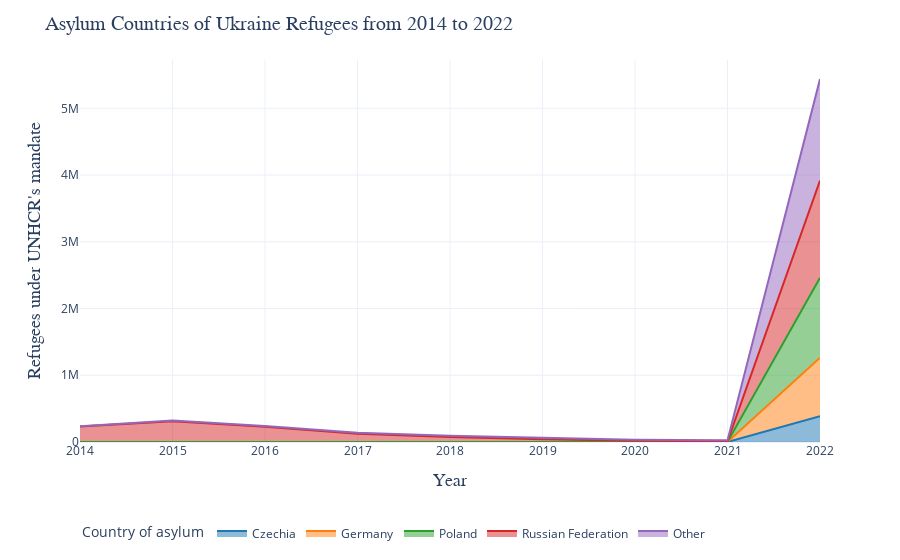

Notebook cell for this chart:
### Code cell
import plotly.io as pio

pio.renderers.default = "plotly_mimetype+notebook_connected"

import pandas as pd
import pycountry
from pycountry_convert import country_alpha2_to_continent_code, convert_continent_code_to_continent_name

# Function to get the continent of each country
def iso_to_continent(country_iso):
    try:
        country = pycountry.countries.get(alpha_3=country_iso)
        country_alpha2 = country.alpha_2
        continent_code = country_alpha2_to_continent_code(country_alpha2)
        continent_name = convert_continent_code_to_continent_name(continent_code)
        return continent_name
    except (KeyError, AttributeError):
        return None

# Clean dataset    
df = pd.read_csv("population1.csv")
df = df.dropna(subset=['Country of origin (ISO)', 'Country of asylum (ISO)'])
df['asy_continent'] = df['Country of asylum (ISO)'].apply(iso_to_continent)
df = df.dropna()
df2 =df[df["Country of origin (ISO)"]=="UKR"]
df2 = df2[df2["Year"] >= 2014]

# Combine minor countries as other
df3 = df2[df2["Country of asylum"].isin(["Russian Federation", "Poland", "Germany", "Czechia"])]
df4 = df2[~df2["Country of asylum"].isin(["Russian Federation", "Poland", "Germany", "Czechia"])]
df5 = df4.groupby("Year").sum().reset_index()
df5["Country of asylum"] = "Other"
df6 = pd.concat([df3[["Year", "Country of asylum", "Refugees under UNHCR's mandate"]], df5[["Year", "Country of asylum", "Refugees under UNHCR's mandate"]]])

# Plot with plotly
import plotly.express as px
fig = px.area(df6, x="Year", y="Refugees under UNHCR's mandate", color="Country of asylum", template="simple_white")
fig.update_layout(title_text="Asylum Countries of Ukraine Refugees from 2014 to 2022",template="plotly_white",legend=dict(
    orientation="h", y=-0.2
),     title=dict(
    text="Asylum Countries of Ukraine Refugees from 2014 to 2022",
    font=dict(
    family="Arial", size=20)
    ),

    yaxis_title=dict(
    font=dict(
    family="Arial", size=18)
    ),

    xaxis_title=dict(
    font=dict(
    family="Arial", size=18)
    ))
fig.show()

### Figure 1 — Plotly figure (JSON) as saved in the notebook; plotly's stock layout.template omitted (floating-point values rounded to 4 significant figures)
{"data": [{"fillpattern": {"shape": ""}, "hovertemplate": "Country of asylum=Czechia<br>Year=%{x}<br>Refugees under UNHCR's mandate=%{y}<extra></extra>", "legendgroup": "Czechia", "line": {"color": "#1F77B4"}, "marker": {"symbol": "circle"}, "mode": "lines", "name": "Czechia", "orientation": "v", "showlegend": true, "stackgroup": "1", "type": "scatter", "x": [2014, 2015, 2016, 2017, 2018, 2019, 2020, 2021, 2022], "xaxis": "x", "y": [292, 444, 444, 444, 318, 305, 284, 225, 386371], "yaxis": "y"}, {"fillpattern": {"shape": ""}, "hovertemplate": "Country of asylum=Germany<br>Year=%{x}<br>Refugees under UNHCR's mandate=%{y}<extra></extra>", "legendgroup": "Germany", "line": {"color": "#FF7F0E"}, "marker": {"symbol": "circle"}, "mode": "lines", "name": "Germany", "orientation": "v", "showlegend": true, "stackgroup": "1", "type": "scatter", "x": [2014, 2015, 2016, 2017, 2018, 2019, 2020, 2021, 2022], "xaxis": "x", "y": [299, 320, 355, 631, 741, 847, 895, 918, 876311], "yaxis": "y"}, {"fillpattern": {"shape": ""}, "hovertemplate": "Country of asylum=Poland<br>Year=%{x}<br>Refugees under UNHCR's mandate=%{y}<extra></extra>", "legendgroup": "Poland", "line": {"color": "#2CA02C"}, "marker": {"symbol": "circle"}, "mode": "lines", "name": "Poland", "orientation": "v", "showlegend": true, "stackgroup": "1", "type": "scatter", "x": [2014, 2015, 2016, 2017, 2018, 2019, 2020, 2021, 2022], "xaxis": "x", "y": [35, 41, 114, 369, 464, 485, 416, 422, 1200207], "yaxis": "y"}, {"fillpattern": {"shape": ""}, "hovertemplate": "Country of asylum=Russian Federation<br>Year=%{x}<br>Refugees under UNHCR's mandate=%{y}<extra></extra>", "legendgroup": "Russian Federation", "line": {"color": "#D62728"}, "marker": {"symbol": "circle"}, "mode": "lines", "name": "Russian Federation", "orientation": "v", "showlegend": true, "stackgroup": "1", "type": "scatter", "x": [2014, 2015, 2016, 2017, 2018, 2019, 2020, 2021, 2022], "xaxis": "x", "y": [231787, 311407, 226232, 123600, 75146, 40393, 18428, 8921, 1456250], "yaxis": "y"}, {"fillpattern": {"shape": ""}, "hovertemplate": "Country of asylum=Other<br>Year=%{x}<br>Refugees under UNHCR's mandate=%{y}<extra></extra>", "legendgroup": "Other", "line": {"color": "#9467BD"}, "marker": {"symbol": "circle"}, "mode": "lines", "name": "Other", "orientation": "v", "showlegend": true, "stackgroup": "1", "type": "scatter", "x": [2014, 2015, 2016, 2017, 2018, 2019, 2020, 2021, 2022], "xaxis": "x", "y": [5204, 9187, 11917, 14537, 16579, 17814, 15133, 17076, 1518822], "yaxis": "y"}], "layout": {"legend": {"orientation": "h", "title": {"text": "Country of asylum"}, "tracegroupgap": 0, "y": -0.2}, "margin": {"t": 60}, "title": {"font": {"family": "Arial", "size": 20}, "text": "Asylum Countries of Ukraine Refugees from 2014 to 2022"}, "xaxis": {"anchor": "y", "domain": [0, 1], "title": {"font": {"family": "Arial", "size": 18}, "text": "Year"}}, "yaxis": {"anchor": "x", "domain": [0, 1], "title": {"font": {"family": "Arial", "size": 18}, "text": "Refugees under UNHCR's mandate"}}}}
